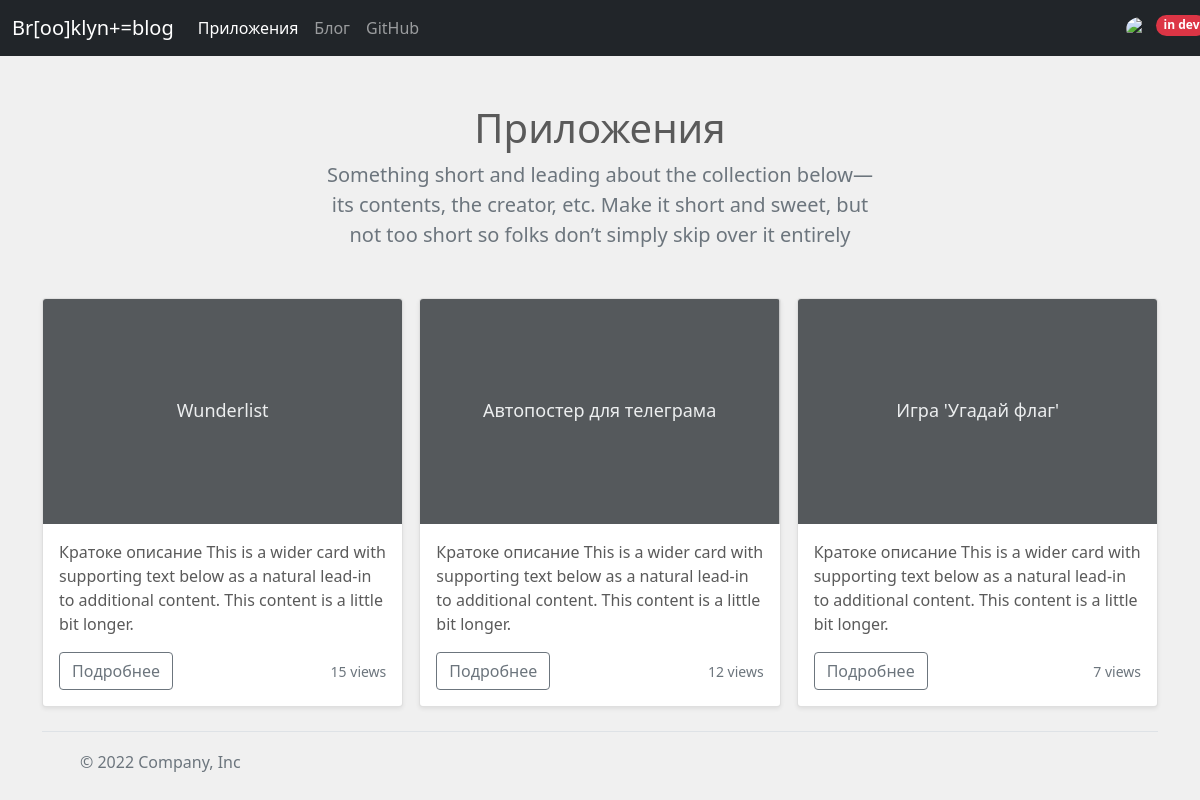
Screenshot of /apps/ (signed in) with the database file from the repository.
### blog/models.py (models this page shows, shortened)
class App(models.Model):
    title = models.CharField(max_length=100)
    logo_url = models.CharField(max_length=200, blank=True)
    slug = models.CharField(max_length=100)
    short_desc = models.TextField(default='Нет описания', blank=True)
    text = models.TextField(default=None)
    img1_url = models.CharField(max_length=200, blank=True)
    img2_url = models.CharField(max_length=200, blank=True)
    img3_url = models.CharField(max_length=200, blank=True)
    link1 = models.CharField(max_length=200, blank=True)
    link2 = models.CharField(max_length=200, blank=True)
    link3 = models.CharField(max_length=200, blank=True)
    views_count = models.IntegerField()
    check_status_url = models.CharField(max_length=200, blank=True)
    is_active = models.BooleanField(default=False)
    app_url = models.CharField(max_length=200, blank=True)
    class Meta:
        verbose_name = 'App'
        verbose_name_plural = 'Apps'

### blog/views.py (the view)
# urls.py: path('apps/', apps, name='apps'),
def apps(request):
    apps = App.objects.order_by('-views_count')
    return render(request, 'applications.html', {'apps': apps})

### blog/templates/applications.html
{% extends 'base.html' %}
{% load static %}
{% block content %}
<div class="body-bg">
<section class="text-center container">
    <div class="row py-lg-5 cat-header">
      <div class="col-lg-6 col-md-8 mx-auto">
        <h1 class="fw-light">Приложения</h1>
        <p class="lead text-muted">Something short and leading about the collection below—its contents, the creator,
          etc. Make it short and sweet, but not too short so folks don’t simply skip over it entirely</p>
      </div>
    </div>
  </section>
    <div class="container custom-mrg">
      <div class="row row-cols-1 row-cols-sm-2 row-cols-md-3 g-3">
          {% for app in apps %}
        <div class="col">
          <div class="card shadow-sm">
           <svg class="bd-placeholder-img card-img-top" width="100%" height="225" xmlns="http://www.w3.org/2000/svg"
                role="img" aria-label="Placeholder: Thumbnail" preserveAspectRatio="xMidYMid slice"
                focusable="false"><title>Placeholder</title><rect width="100%" height="100%" fill="#55595c"/><text
                   x="50%" y="50%" fill="#eceeef" dy=".3em">{{ app.title }}</text></svg>
            <div class="card-body">
              <p class="card-text">Кратоке описание This is a wider card with supporting text below as a natural lead-in
                  to additional content. This content is a little bit longer.</p>
              <div class="d-flex justify-content-between align-items-center">
                <div class="btn-group">
                  <a href="{% url 'app' app.slug %}" class="btn btn-outline-secondary" type="button">Подробнее</a>
                </div>
                <small class="text-muted">{{ app.views_count }} views </small>
              </div>
            </div>
          </div>
        </div>
        {% endfor %}
      </div>
  </div>
  </div>
{% endblock %}

### myblog/static/css/carousel.css (style rules this page uses)
html { height: 100%; }
body { padding-top: 3rem; color: #5a5a5a; height: 100%; background: #f0f0f0; }
.cat-header { padding-top: 2rem!important; padding-bottom: 2rem!important; }
.custom-mrg { margin-bottom: 1.5rem; }
.body-bg { padding-top: 1.5rem; height: 100%; }

### blog/templates/base.html (style rules this page uses)
.bd-placeholder-img { font-size: 1.125rem; text-anchor: middle; -webkit-user-select: none; -moz-user-select: none; user-select: none; }

### rows the page displays
App: title "Wunderlist", views_count "15"
App: title "Автопостер для телеграма", views_count "12"
App: title "Игра 'Угадай флаг'", views_count "7"
